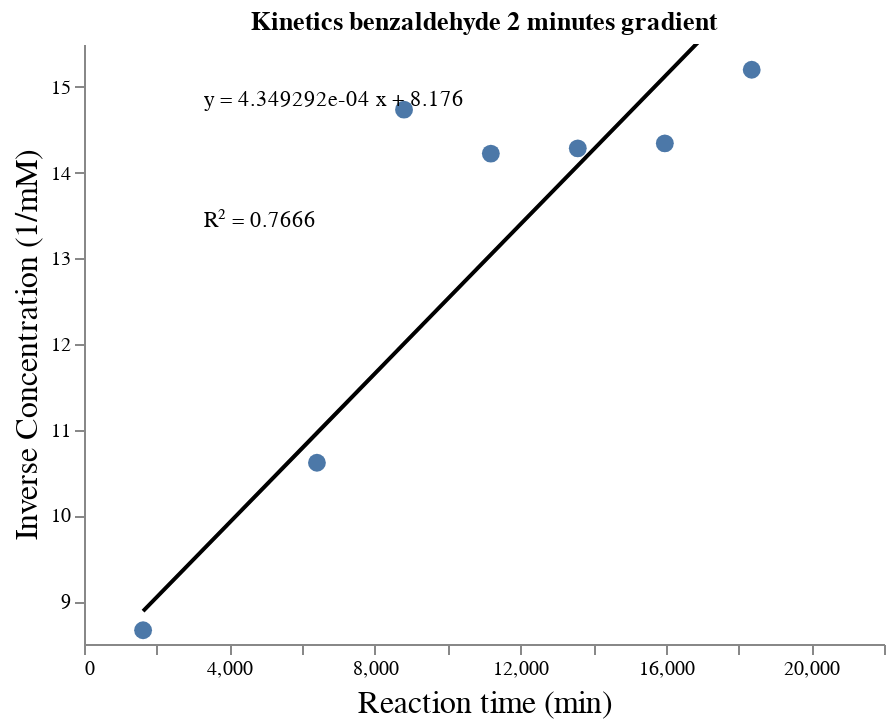

Notebook code cell kept with this figure:
### Code cell
plot_reaction_data(ba_2, "Kinetics benzaldehyde 2 minutes gradient")

### Figure 1 — Vega-Lite specification as saved in the notebook (floating-point values rounded to 4 significant figures)
{"config": {"view": {"continuousWidth": 400, "continuousHeight": 300, "strokeWidth": 0}, "axis": {"grid": false, "titleFontSize": 16, "titleFontWeight": "normal"}}, "layer": [{"data": {"name": "data-431d69b7c826b3c7a932752f009afd41"}, "mark": {"type": "line", "color": "black"}, "encoding": {"x": {"type": "quantitative", "field": "x", "scale": {"domain": [1462.0, 20200.0]}}, "y": {"type": "quantitative", "field": "y", "scale": {"domain": [8.654, 15.28]}}}}, {"data": {"name": "data-2b9422d76bb736946adf482af1a3e1b2"}, "mark": {"type": "circle", "opacity": 1, "size": 80}, "encoding": {"tooltip": [{"type": "quantitative", "field": "x", "title": "Reaction time (min)"}, {"type": "quantitative", "field": "y", "title": "Inverse Concentration (1/mM)"}], "x": {"type": "quantitative", "axis": {"title": "Reaction time (min)"}, "field": "x"}, "y": {"type": "quantitative", "axis": {"title": "Inverse Concentration (1/mM)"}, "field": "y"}}, "selection": {"selector325": {"type": "interval", "bind": "scales", "encodings": ["x", "y"]}}, "title": "Kinetics benzaldehyde 2 minutes gradient"}, {"data": {"name": "data-df62bb270839f0b74e25a1315f892b6c"}, "mark": {"type": "text", "align": "left", "text": "y = 4.349292e-04 x + 8.176"}, "encoding": {"x": {"type": "quantitative", "field": "x"}, "y": {"type": "quantitative", "field": "y"}}}, {"data": {"name": "data-ff2c75f5e45d2b178d89166d372b2886"}, "mark": {"type": "text", "align": "left", "text": "R² = 0.7666"}, "encoding": {"x": {"type": "quantitative", "field": "x"}, "y": {"type": "quantitative", "field": "y"}}}], "$schema": "https://vega.github.io/schema/vega-lite/v4.8.1.json", "datasets": {"data-431d69b7c826b3c7a932752f009afd41": [{"x": 1625.0, "y": 8.882}, {"x": 4015.0, "y": 9.922}, {"x": 6406.0, "y": 10.96}, {"x": 8801.0, "y": 12.0}, {"x": 11190.0, "y": 13.04}, {"x": 13580.0, "y": 14.08}, {"x": 15970.0, "y": 15.12}, {"x": 18360.0, "y": 16.16}], "data-2b9422d76bb736946adf482af1a3e1b2": [{"x": 1625.0, "y": 8.661}, {"x": 4015.0, "y": 8.123}, {"x": 6406.0, "y": 10.61}, {"x": 8801.0, "y": 14.73}, {"x": 11190.0, "y": 14.22}, {"x": 13580.0, "y": 14.28}, {"x": 15970.0, "y": 14.34}, {"x": 18360.0, "y": 15.2}], "data-df62bb270839f0b74e25a1315f892b6c": [{"x": 3299.0, "y": 14.85}], "data-ff2c75f5e45d2b178d89166d372b2886": [{"x": 3299.0, "y": 13.43}]}}
